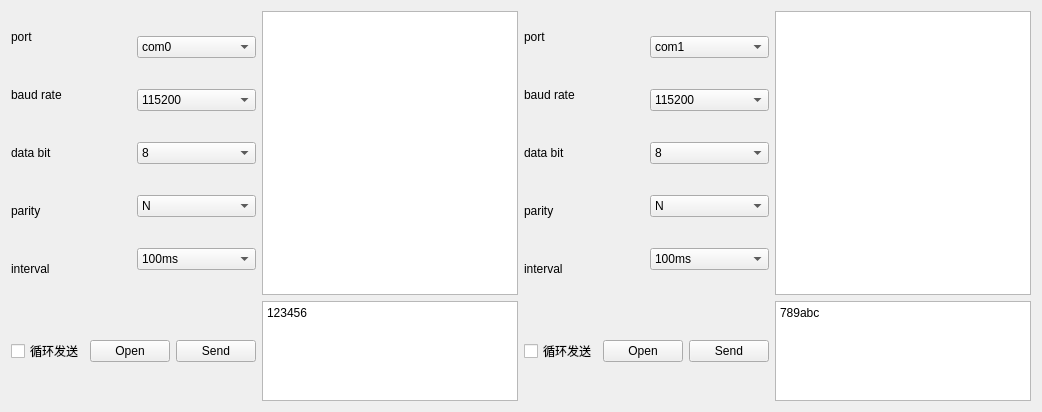
      <widget class="QWidget" name="tab0">
       <attribute name="title">
        <string>Serial串口</string>
       </attribute>
       <layout class="QGridLayout" name="gridLayout_3">
        <item row="0" column="0">
         <layout class="QHBoxLayout" name="horizontalLayout" stretch="1,1">
          <property name="sizeConstraint">
           <enum>QLayout::SetFixedSize</enum>
          </property>
          <item>
           <layout class="QGridLayout" name="gridLayout_2" rowstretch="5,1" columnstretch="1,4" columnminimumwidth="0,0">
            <item row="0" column="0">
             <layout class="QHBoxLayout" name="horizontalLayout_3">
              <item>
               <layout class="QVBoxLayout" name="verticalLayout_3">
                <item>
                 <widget class="QLabel" name="label_0">
                  <property name="text">
                   <string>port</string>
                  </property>
                 </widget>
                </item>
                <item>
                 <widget class="QLabel" name="label_1">
                  <property name="text">
                   <string>baud rate</string>
                  </property>
                 </widget>
                </item>
                <item>
                 <widget class="QLabel" name="label_2">
                  <property name="text">
                   <string>data bit</string>
                  </property>
                 </widget>
                </item>
                <item>
                 <widget class="QLabel" name="label_3">
                  <property name="text">
                   <string>parity</string>
                  </property>
                 </widget>
                </item>
                <item>
                 <widget class="QLabel" name="label">
                  <property name="text">
                   <string>interval</string>
                  </property>
                 </widget>
                </item>
               </layout>
              </item>
              <item>
               <layout class="QVBoxLayout" name="verticalLayout_4">
                <item>
                 <widget class="QComboBox" name="comboBox_portname_0">
                  <item>
                   <property name="text">
                    <string>com0</string>
                   </property>
                  </item>
                  <item>
                   <property name="text">
                    <string>com1</string>
                   </property>
                  </item>
                  <item>
                   <property name="text">
                    <string>com2</string>
                   </property>
                  </item>
                  <item>
                   <property name="text">
                    <string>com3</string>
                   </property>
                  </item>
                  <item>
                   <property name="text">
                    <string>com4</string>
                   </property>
                  </item>
                  <item>
                   <property name="text">
                    <string>com5</string>
                   </property>
                  </item>
                 </widget>
                </item>
                <item>
                 <widget class="QComboBox" name="comboBox_baud_0">
                  <item>
                   <property name="text">
                    <string>115200</string>
                   </property>
                  </item>
                  <item>
                   <property name="text">
                    <string>2400</string>
                   </property>
                  </item>
                  <item>
                   <property name="text">
                    <string>4800</string>
                   </property>
                  </item>
                  <item>
                   <property name="text">
                    <string>9600</string>
                   </property>
                  </item>
                  <item>
                   <property name="text">
                    <string>19200</string>
                   </property>
                  </item>
                  <item>
                   <property name="text">
                    <string>38400</string>
                   </property>
                  </item>
                  <item>
                   <property name="text">
                    <string>57600</string>
                   </property>
                  </item>
                  <item>
                   <property name="text">
                    <string/>
                   </property>
                  </item>
                 </widget>
                </item>
                <item>
                 <widget class="QComboBox" name="comboBox_databit_0">
                  <item>
                   <property name="text">
                    <string>8</string>
                   </property>
                  </item>
                  <item>
                   <property name="text">
                    <string>5</string>
                   </property>
                  </item>
                  <item>
                   <property name="text">
                    <string>6</string>
                   </property>
                  </item>
                  <item>
                   <property name="text">
                    <string>7</string>
                   </property>
                  </item>
                 </widget>
                </item>
                <item>
                 <widget class="QComboBox" name="comboBox_parity_0">
                  <item>
                   <property name="text">
                    <string>N</string>
                   </property>
                  </item>
                  <item>
                   <property name="text">
                    <string>E</string>
                   </property>
                  </item>
                  <item>
                   <property name="text">
                    <string>O</string>
                   </property>
                  </item>
                 </widget>
                </item>
                <item>
                 <widget class="QComboBox" name="comboBox_interv">
                  <item>
                   <property name="text">
                    <string>100ms</string>
                   </property>
                  </item>
                  <item>
                   <property name="text">
                    <string>50ms</string>
                   </property>
                  </item>
                  <item>
                   <property name="text">
                    <string>200ms</string>
                   </property>
                  </item>
                  <item>
                   <property name="text">
                    <string>500ms</string>
                   </property>
                  </item>
                  <item>
                   <property name="text">
                    <string>1000ms</string>
                   </property>
                  </item>
                  <item>
                   <property name="text">
                    <string>2000ms</string>
                   </property>
                  </item>
                  <item>
                   <property name="text">
                    <string>5000ms</string>
                   </property>
                  </item>
                 </widget>
                </item>
               </layout>
              </item>
             </layout>
            </item>
            <item row="1" column="0">
             <layout class="QHBoxLayout" name="horizontalLayout_4" stretch="1,1,1">
              <property name="sizeConstraint">
               <enum>QLayout::SetFixedSize</enum>
              </property>
              <item>
               <widget class="QCheckBox" name="checkBox_0">
                <property name="text">
                 <string>循环发送</string>
                </property>
               </widget>
              </item>
              <item>
               <widget class="QPushButton" name="pushButton_open_0">
                <property name="sizePolicy">
                 <sizepolicy hsizetype="Fixed" vsizetype="Fixed">
                  <horstretch>0</horstretch>
                  <verstretch>0</verstretch>
                 </sizepolicy>
                </property>
                <property name="text">
                 <string>Open</string>
                </property>
               </widget>
              </item>
              <item>
               <widget class="QPushButton" name="pushButton_send_0">
                <property name="sizePolicy">
                 <sizepolicy hsizetype="Fixed" vsizetype="Fixed">
                  <horstretch>0</horstretch>
                  <verstretch>0</verstretch>
                 </sizepolicy>
                </property>
                <property name="text">
                 <string>Send</string>
                </property>
               </widget>
              </item>
             </layout>
            </item>
            <item row="0" column="1">
             <widget class="QTextEdit" name="textEdit_receive_0">
              <property name="minimumSize">
               <size>
                <width>200</width>
                <height>100</height>
               </size>
              </property>
             </widget>
            </item>
            <item row="1" column="1">
             <widget class="QPlainTextEdit" name="plainTextEdit_send_0">
              <property name="minimumSize">
               <size>
                <width>200</width>
                <height>100</height>
               </size>
              </property>
              <property name="plainText">
               <string>123456</string>
              </property>
             </widget>
            </item>
           </layout>
          </item>
          <item>
           <layout class="QGridLayout" name="gridLayout_serial4" rowstretch="5,1" columnstretch="1,4" columnminimumwidth="0,0">
            <item row="0" column="1">
             <widget class="QTextEdit" name="textEdit_receive_1">
              <property name="minimumSize">
               <size>
                <width>200</width>
                <height>100</height>
               </size>
              </property>
             </widget>
            </item>
            <item row="0" column="0">
             <layout class="QHBoxLayout" name="horizontalLayout_7">
              <item>
               <layout class="QVBoxLayout" name="verticalLayout_7">
                <item>
                 <widget class="QLabel" name="label_4">
                  <property name="text">
                   <string>port</string>
                  </property>
                 </widget>
                </item>
                <item>
                 <widget class="QLabel" name="label_5">
                  <property name="text">
                   <string>baud rate</string>
                  </property>
                 </widget>
                </item>
                <item>
                 <widget class="QLabel" name="label_6">
                  <property name="text">
                   <string>data bit</string>
                  </property>
                 </widget>
                </item>
                <item>
                 <widget class="QLabel" name="label_7">
                  <property name="text">
                   <string>parity</string>
                  </property>
                 </widget>
                </item>
                <item>
                 <widget class="QLabel" name="label_8">
                  <property name="text">
                   <string>interval</string>
                  </property>
                 </widget>
                </item>
               </layout>
              </item>
              <item>
               <layout class="QVBoxLayout" name="verticalLayout_8">
                <item>
                 <widget class="QComboBox" name="comboBox_portname_2">
                  <item>
                   <property name="text">
                    <string>com1</string>
                   </property>
                  </item>
                  <item>
                   <property name="text">
                    <string>com0</string>
                   </property>
                  </item>
                  <item>
                   <property name="text">
                    <string>com2</string>
                   </property>
                  </item>
                  <item>
                   <property name="text">
                    <string>com3</string>
                   </property>
                  </item>
                  <item>
                   <property name="text">
                    <string>com4</string>
                   </property>
                  </item>
                  <item>
                   <property name="text">
                    <string>com5</string>
                   </property>
                  </item>
                 </widget>
                </item>
                <item>
                 <widget class="QComboBox" name="comboBox_baud_1">
                  <item>
                   <property name="text">
                    <string>115200</string>
                   </property>
                  </item>
                  <item>
                   <property name="text">
                    <string>2400</string>
                   </property>
                  </item>
                  <item>
                   <property name="text">
                    <string>4800</string>
                   </property>
                  </item>
                  <item>
                   <property name="text">
                    <string>9600</string>
                   </property>
                  </item>
                  <item>
                   <property name="text">
                    <string>19200</string>
                   </property>
                  </item>
                  <item>
                   <property name="text">
                    <string>38400</string>
                   </property>
                  </item>
                  <item>
                   <property name="text">
                    <string>57600</string>
                   </property>
                  </item>
                 </widget>
                </item>
                <item>
                 <widget class="QComboBox" name="comboBox_databit_1">
                  <item>
                   <property name="text">
                    <string>8</string>
                   </property>
                  </item>
                  <item>
                   <property name="text">
                    <string>5</string>
                   </property>
                  </item>
                  <item>
                   <property name="text">
                    <string>6</string>
                   </property>
                  </item>
                  <item>
                   <property name="text">
                    <string>7</string>
                   </property>
                  </item>
                 </widget>
                </item>
                <item>
                 <widget class="QComboBox" name="comboBox_parity_1">
                  <item>
                   <property name="text">
                    <string>N</string>
                   </property>
                  </item>
                  <item>
                   <property name="text">
                    <string>E</string>
                   </property>
                  </item>
                  <item>
                   <property name="text">
                    <string>O</string>
                   </property>
                  </item>
                 </widget>
                </item>
                <item>
                 <widget class="QComboBox" name="comboBox_interv2">
                  <item>
                   <property name="text">
                    <string>100ms</string>
                   </property>
                  </item>
                  <item>
                   <property name="text">
                    <string>50ms</string>
                   </property>
                  </item>
                  <item>
                   <property name="text">
                    <string>200ms</string>
                   </property>
                  </item>
                  <item>
                   <property name="text">
                    <string>1000ms</string>
                   </property>
                  </item>
                  <item>
                   <property name="text">
                    <string>2000ms</string>
                   </property>
                  </item>
                  <item>
                   <property name="text">
                    <string>5000ms</string>
                   </property>
                  </item>
                 </widget>
                </item>
               </layout>
              </item>
             </layout>
            </item>
            <item row="1" column="0">
             <layout class="QHBoxLayout" name="horizontalLayout_8" stretch="1,1,1">
              <property name="sizeConstraint">
               <enum>QLayout::SetFixedSize</enum>
              </property>
              <item>
               <widget class="QCheckBox" name="checkBox_1">
                <property name="text">
                 <string>循环发送</string>
                </property>
               </widget>
              </item>
              <item>
               <widget class="QPushButton" name="pushButton_open_1">
                <property name="sizePolicy">
                 <sizepolicy hsizetype="Fixed" vsizetype="Fixed">
                  <horstretch>0</horstretch>
                  <verstretch>0</verstretch>
                 </sizepolicy>
                </property>
                <property name="text">
                 <string>Open</string>
                </property>
               </widget>
              </item>
              <item>
               <widget class="QPushButton" name="pushButton_send_1">
                <property name="sizePolicy">
                 <sizepolicy hsizetype="Fixed" vsizetype="Fixed">
                  <horstretch>0</horstretch>
                  <verstretch>0</verstretch>
                 </sizepolicy>
                </property>
                <property name="text">
                 <string>Send</string>
                </property>
               </widget>
              </item>
             </layout>
            </item>
            <item row="1" column="1">
             <widget class="QPlainTextEdit" name="plainTextEdit_send_1">
              <property name="minimumSize">
               <size>
                <width>200</width>
                <height>100</height>
               </size>
              </property>
              <property name="plainText">
               <string>789abc</string>
              </property>
             </widget>
            </item>
           </layout>
          </item>
         </layout>
        </item>
       </layout>
      </widget>
